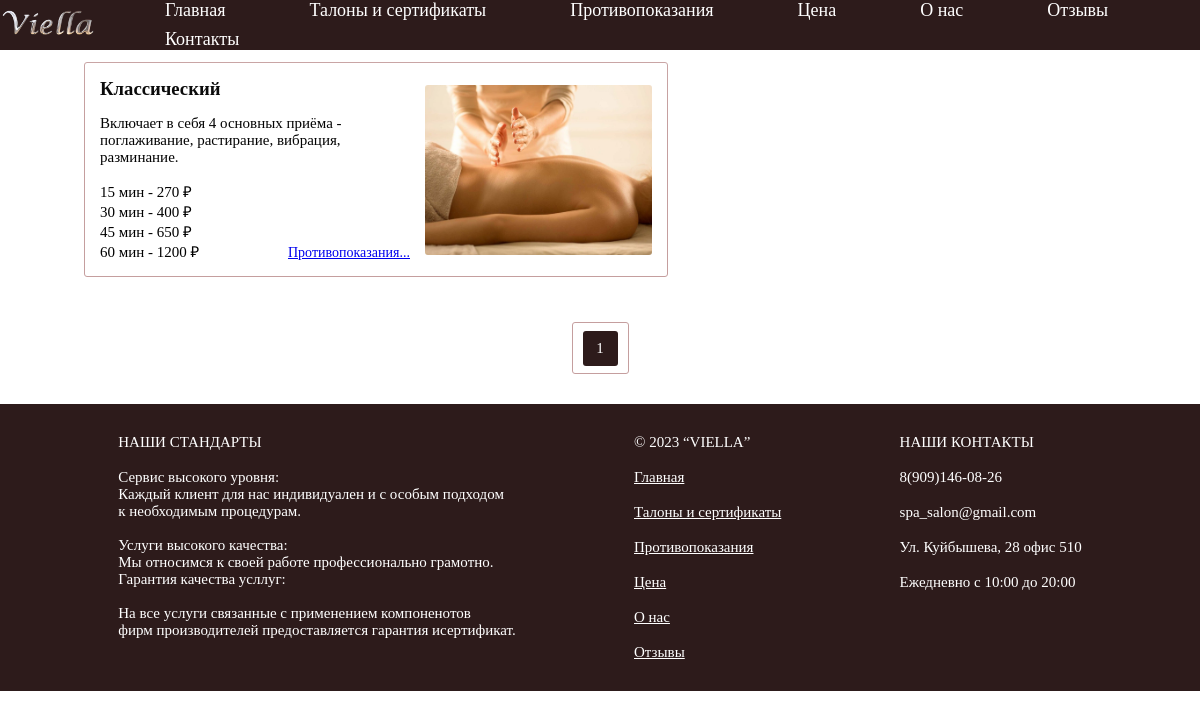
Before: /main/price/1/ with the older database file.
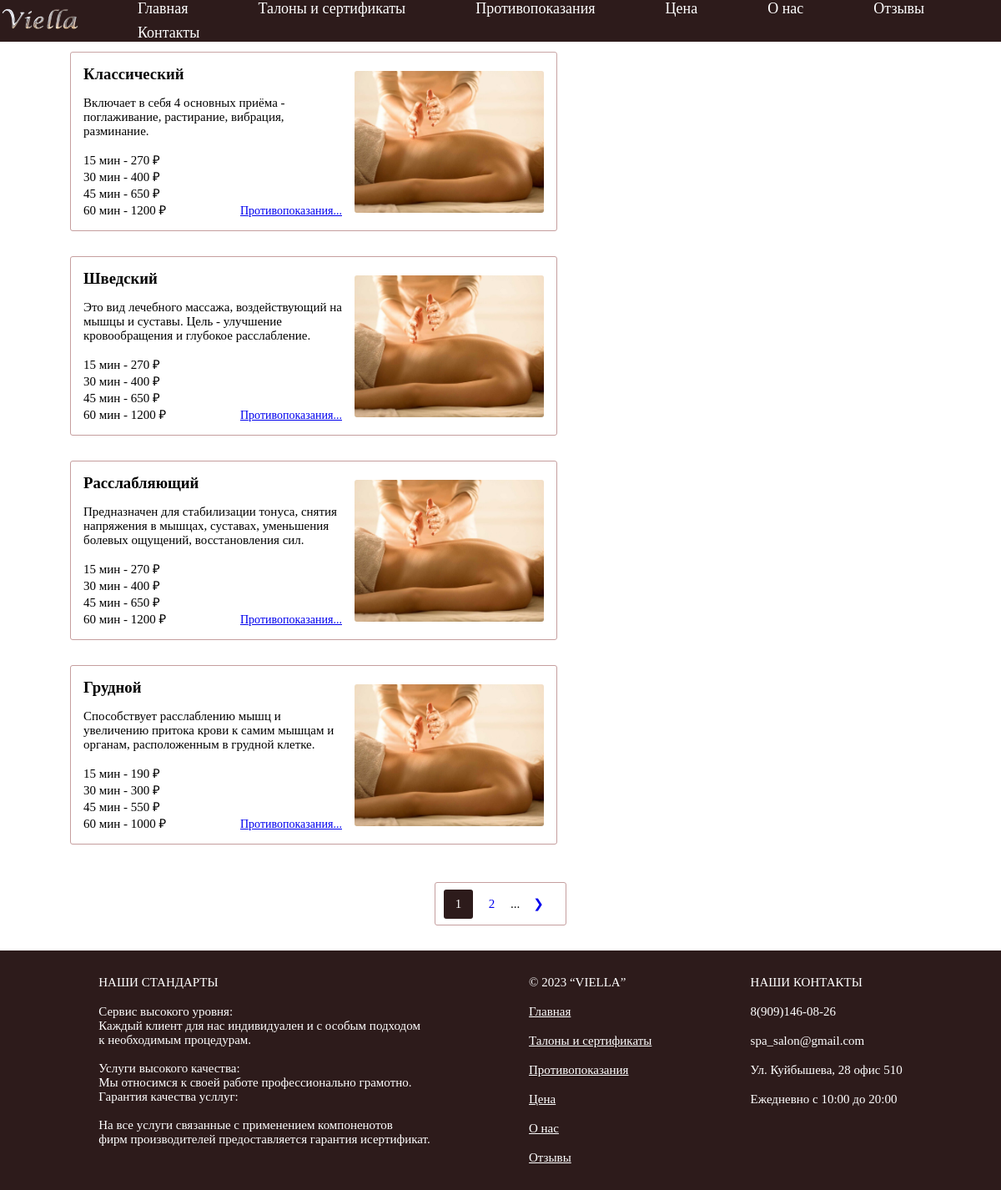
After: the same page with the newer database file.
### main/models.py (models this page shows, shortened)
class Massage(models.Model):
    name = models.CharField(max_length=32, verbose_name="Название массажа")
    description = models.TextField(verbose_name="Описание")
    fifteen_minutes = models.CharField(max_length=32, verbose_name='Цена за 15 минут')
    thirty_minutes = models.CharField(max_length=32, verbose_name='Цена за 30 минут')
    forty_five_minutes = models.CharField(max_length=32, verbose_name='Цена за 45 минут')
    sixty_minutes = models.CharField(max_length=32, verbose_name='Цена за 60 минут')
    image = models.ImageField(upload_to='%Y/%m/%d', verbose_name="Изображение")
    class Meta:
        ordering = ["id"]
        verbose_name = 'Массаж'
        verbose_name_plural = 'Массажи'

### main/views.py (the view)
# urls.py: path('price/<int:page_number>/', price_view, name='prices'),
def price_view(request, page_number = 1):
    massage = Massage.objects.all()
    paginator = Paginator(massage, 4)
    try:
        page_obj = paginator.page(page_number)
    except EmptyPage:
        if  page_number < 1:
            page_obj = paginator.page(1)
        else:
            page_obj = paginator.page(paginator.num_pages)
    context = {"massage_list": page_obj}
    return render(request, 'main/price.html', context)

### main/templates/main/price.html (shortened to what this page needs)
{%extends 'root.html'%}
{%block content%}
<ul style="list-style-type: none;
            display: flex;
            width: 86%;
            flex-direction: row;
            flex-wrap: wrap;
            justify-content: space-between;">
    {%for massage in massage_list%}
    <div style="border: 1px solid #c59e9e;
                border-radius: 3px;
                background-color: white;
                margin: 15px 0px 15px 0px;
                padding: 15px;">
    <li>
        <div style="display: flex; align-items: center;">
        <div style="display: flex;
                    flex-direction: column;
                    width: 310px;">
        <h3>{{massage.name}}</h3>
        <p style="margin-top: 15px;">{{massage.description}}</p>
        <div style="display: flex;
                    align-items: flex-end;
                    justify-content: space-between;
                    margin-top: 15px;">
            <div style="display: flex; flex-direction: column;">
        <p>15 мин - {{massage.fifteen_minutes}} ₽</p>
        <p>30 мин - {{massage.thirty_minutes}} ₽</p>
        <p>45 мин - {{massage.forty_five_minutes}} ₽</p>
        <p>60 мин - {{massage.sixty_minutes}} ₽</p>
            </div>
        <div style="display: flex;">
        <a href="#">Противопоказания...</a>
        </div>
        </div>
        </div>
        <img style="height: 170px;
                    margin-left: 15px;
                    border-radius: 3px;"
                src = "{{massage.image.url}}">
    </li>
    </div>
    {%endfor%}
</ul>
<div class="page_box">
    <div class="page_style">
        <p class="page active">{{ massage_list.number }}</p>
    </div>
    {% if massage_list.has_next %}
        <a class="a_pag" href="{% url 'main:prices' massage_list.next_page_number %}"><p class="page">{{massage_list.next_page_number}}</p></a>
        <p>...</p>
        <a class="a_pag" href="{% url 'main:prices' massage_list.next_page_number %}"><p class="page">❯</p></a>
    {% endif %}
</div>
{%endblock%}

Changed rows visible on the page:
added Massage: name "Шведский", description "Это вид лечебного массажа, воздействующий на мышцы и суставы. Цель - улучшение кровообращения и глубокое расслабление.", fifteen_minutes "270", thirty_minutes "400", forty_five_minutes "650", sixty_minutes "1200", image (picture)
added Massage: name "Расслабляющий", description "Предназначен для стабилизации тонуса, снятия напряжения в мышцах, суставах, уменьшения болевых ощущений, восстановления сил.", fifteen_minutes "270", thirty_minutes "400", forty_five_minutes "650", sixty_minutes "1200", image (picture)
added Massage: name "Грудной", description "Способствует расслаблению мышц и увеличению притока крови к самим мышцам и органам, расположенным в грудной клетке.", fifteen_minutes "190", thirty_minutes "300", forty_five_minutes "550", sixty_minutes "1000", image (picture)
Other visible differences:
{{ massage_list.next_page_number }}: (not shown) → "2"
